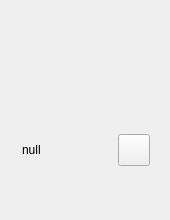
<?xml version="1.0" encoding="UTF-8"?>
<ui version="4.0">
 <class>Widget1</class>
 <widget class="QWidget" name="Widget1">
  <property name="geometry">
   <rect>
    <x>0</x>
    <y>0</y>
    <width>170</width>
    <height>220</height>
   </rect>
  </property>
  <property name="minimumSize">
   <size>
    <width>170</width>
    <height>220</height>
   </size>
  </property>
  <property name="maximumSize">
   <size>
    <width>170</width>
    <height>220</height>
   </size>
  </property>
  <property name="windowTitle">
   <string>ListWidgetItemWidget</string>
  </property>
  <layout class="QGridLayout" name="gridLayout">
   <item row="0" column="0">
    <widget class="QWidget" name="widget" native="true">
     <property name="minimumSize">
      <size>
       <width>150</width>
       <height>200</height>
      </size>
     </property>
     <property name="maximumSize">
      <size>
       <width>150</width>
       <height>200</height>
      </size>
     </property>
     <property name="sizeIncrement">
      <size>
       <width>0</width>
       <height>-1</height>
      </size>
     </property>
     <property name="baseSize">
      <size>
       <width>0</width>
       <height>-1</height>
      </size>
     </property>
     <layout class="QVBoxLayout" name="verticalLayout">
      <property name="spacing">
       <number>0</number>
      </property>
      <property name="leftMargin">
       <number>0</number>
      </property>
      <property name="topMargin">
       <number>0</number>
      </property>
      <property name="rightMargin">
       <number>0</number>
      </property>
      <property name="bottomMargin">
       <number>0</number>
      </property>
      <item>
       <widget class="QLabel" name="cover">
        <property name="sizePolicy">
         <sizepolicy hsizetype="Fixed" vsizetype="Fixed">
          <horstretch>0</horstretch>
          <verstretch>0</verstretch>
         </sizepolicy>
        </property>
        <property name="minimumSize">
         <size>
          <width>128</width>
          <height>64</height>
         </size>
        </property>
        <property name="maximumSize">
         <size>
          <width>128</width>
          <height>64</height>
         </size>
        </property>
        <property name="text">
         <string/>
        </property>
       </widget>
      </item>
      <item>
       <widget class="QLabel" name="starLabel">
        <property name="sizePolicy">
         <sizepolicy hsizetype="Preferred" vsizetype="Preferred">
          <horstretch>81</horstretch>
          <verstretch>14</verstretch>
         </sizepolicy>
        </property>
        <property name="minimumSize">
         <size>
          <width>81</width>
          <height>14</height>
         </size>
        </property>
        <property name="maximumSize">
         <size>
          <width>81</width>
          <height>14</height>
         </size>
        </property>
        <property name="text">
         <string/>
        </property>
       </widget>
      </item>
      <item>
       <widget class="QWidget" name="widget_2" native="true">
        <layout class="QHBoxLayout" name="horizontalLayout">
         <item>
          <widget class="QLabel" name="name">
           <property name="minimumSize">
            <size>
             <width>0</width>
             <height>30</height>
            </size>
           </property>
           <property name="maximumSize">
            <size>
             <width>16777215</width>
             <height>16777215</height>
            </size>
           </property>
           <property name="text">
            <string>null</string>
           </property>
          </widget>
         </item>
         <item>
          <widget class="QPushButton" name="pushButton">
           <property name="sizePolicy">
            <sizepolicy hsizetype="Fixed" vsizetype="Fixed">
             <horstretch>0</horstretch>
             <verstretch>0</verstretch>
            </sizepolicy>
           </property>
           <property name="minimumSize">
            <size>
             <width>32</width>
             <height>32</height>
            </size>
           </property>
           <property name="maximumSize">
            <size>
             <width>32</width>
             <height>32</height>
            </size>
           </property>
           <property name="text">
            <string/>
           </property>
          </widget>
         </item>
        </layout>
       </widget>
      </item>
     </layout>
    </widget>
   </item>
  </layout>
 </widget>
 <layoutdefault spacing="6" margin="11"/>
 <resources/>
 <connections/>
</ui>
